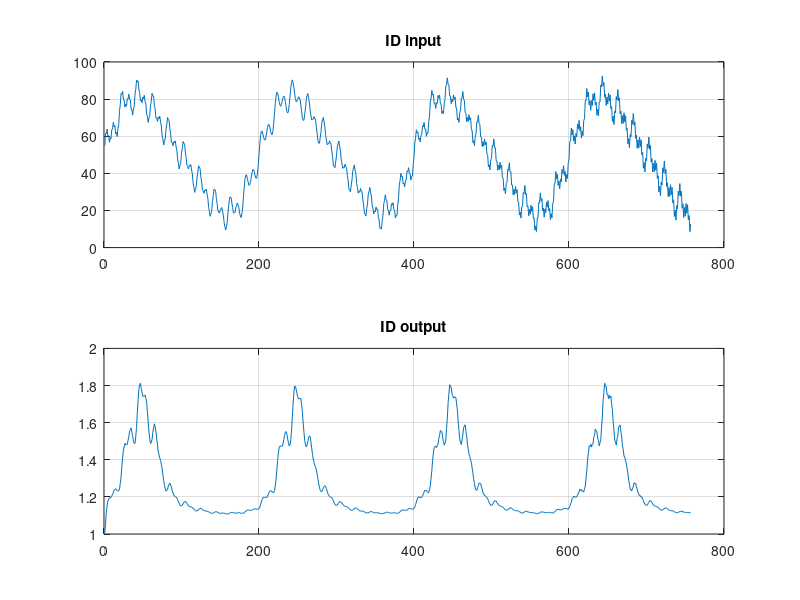

The MATLAB source for this figure: (Note: this script raises an error after producing the figure.)
%% rest of the code
clc
clear 
close all

load('iddata-03.mat');

id_X = id_array(:, 2); 
id_Y = id_array(:, 3); 

val_X = val_array(:, 2);
val_Y = val_array(:, 3);

figure(1)
subplot(2,1,1); plot(id_X); title('ID input'); grid on;
subplot(2,1,2); plot(id_Y); title('ID output'); grid on;

na_range = 1:3;
m_range = 1:3;

results = []; %to store na, m, mse_min_val and mse_pred_val
cnt = 0;
total_iter = length(na_range) * length(m_range);

for na = na_range
    nb=na;
    for m = m_range
        cnt = cnt+1;
        [theta, exponents] = train_narx(id_X, id_Y, na, nb, m);

        y_sim = predict_narx(val_X, val_Y, theta, exponents, na, nb, 'simulation');
        mse_sim_val = mean((val_Y(na+1:end) - y_sim(na+1:end)).^2);
        
        y_pred = predict_narx(val_X, val_Y, theta, exponents, na, nb, 'prediction');
        mse_pred_val = mean((val_Y(na+1:end) - y_pred(na+1:end)).^2);

        y_sim_id = predict_narx(id_X, id_Y, theta, exponents, na, nb, 'simulation');
        mse_sim_id = mean((id_Y(na+1:end) - y_sim_id(na+1:end)).^2);

        y_pred_id = predict_narx(id_X, id_Y, theta, exponents, na, nb, 'prediction');
        mse_pred_id = mean((id_Y(na+1:end) - y_pred_id(na+1:end)).^2);

        results = [results; na, m, mse_sim_id, mse_pred_id, mse_sim_val, mse_pred_val];

    end
end

[min_mse, idx_best] = min(results(:, 5));
best_na = results(idx_best, 1);
best_nb = best_na;
best_m = results(idx_best, 2);

[theta_best, exponents_best] = train_narx(id_X, id_Y, best_na, best_nb, best_m);

y_sim_val_best = predict_narx(val_X, val_Y, theta_best, exponents_best, best_na, best_na, 'simulation');
y_pred_val_best = predict_narx(val_X, val_Y, theta_best, exponents_best, best_na, best_na, 'prediction');

y_sim_id_best = predict_narx(id_X, id_Y, theta_best, exponents_best, best_na, best_na, 'simulation');
y_pred_id_best = predict_narx(id_X, id_Y, theta_best, exponents_best, best_na, best_na, 'prediction');

figure(2)
plot(results(:,3), 'b--s'); hold on; 
plot(results(:,4), 'r--d'); 
plot(results(:,5), 'b-o');
plot(results(:,6), 'r-x');
legend('MSE Sim ID', 'MSE Pred ID', 'MSE Sim VAL', 'MSE Pred VAL');
title('Error Comparison');

% simulation plot
figure(3)
start_p = best_na + 1;
subplot(2,1,1);
plot(id_Y(start_p:end), 'k'); hold on; plot(y_sim_id_best(start_p:end), 'r--');
legend('Real-ID', 'Sim-ID'); title('Simulation on ID Data'); grid on;
subplot(2,1,2);
plot(val_Y(start_p:end), 'k'); hold on; plot(y_sim_val_best(start_p:end), 'r--');
legend('Real-VAL', 'Sim-VAL'); title('Simulation on VAL Data'); grid on;

% prediction plot
figure(4)
subplot(2,1,1);
plot(id_Y(start_p:end), 'k'); hold on; plot(y_pred_id_best(start_p:end), 'g--', 'LineWidth', 1);
legend('Real-ID', 'Pred-ID'); title('Prediction on ID Data'); grid on;
subplot(2,1,2);
plot(val_Y(start_p:end), 'k'); hold on; plot(y_pred_val_best(start_p:end), 'g--');
legend('Real-VAL', 'Pred-VAL'); title('Prediction on VAL Data'); grid on;

%% important functions
function [theta, exponents] = train_narx(u, y, na, nb, m)
    N = length(y);
    n_vars = na + nb;

    exponents = get_exp(n_vars, m);

    start_k = max(na, nb) + 1;
    num_samples = N - start_k + 1;
    num_regressors = size(exponents, 1);
    
    Phi = zeros(num_samples, num_regressors);
    target = y(start_k:end);

    idx = 1;
    for k = start_k:N
        past_y = y(k-1:-1:k-na)';
        past_u = u(k-1:-1:k-nb)';
        
        vars = [past_y, past_u];

        Phi(idx, :) = calculate_poly(vars, exponents);
        idx = idx + 1;
    end
    theta = Phi\target;
end

function y_out = predict_narx(u, y, theta, exponents, na, nb, sim_type)
    N = length(y);
    start_k = max(na, nb) + 1;
    y_out = zeros(N, 1);
    
    y_out(1:start_k-1) = y(1:start_k-1);
    
    for k = start_k:N
        if strcmp(sim_type, 'simulation')
            past_y = y_out(k-1:-1:k-na)';
        else
            past_y = y(k-1:-1:k-na)';
        end
        past_u = u(k-1:-1:k-nb)';
        vars = [past_y, past_u];
        
        phi_row = calculate_poly(vars, exponents);
        y_out(k) = phi_row * theta;
    end
end

function row = calculate_poly(x, exponents)
    term_matrix = x .^ exponents;
    row = prod(term_matrix, 2)';
end

function exps = get_exp(n_vars, max_deg)
    if n_vars == 1
        exps = (0:max_deg)';
    else
        sub_exps = get_exp(n_vars-1, max_deg);
        exps = [];
        for i = 1:size(sub_exps, 1)
            current_sum = sum(sub_exps(i,:));
            remaining = max_deg - current_sum;
            for k = 0:remaining
                exps = [exps; sub_exps(i,:), k];
            end
        end
    end
end

